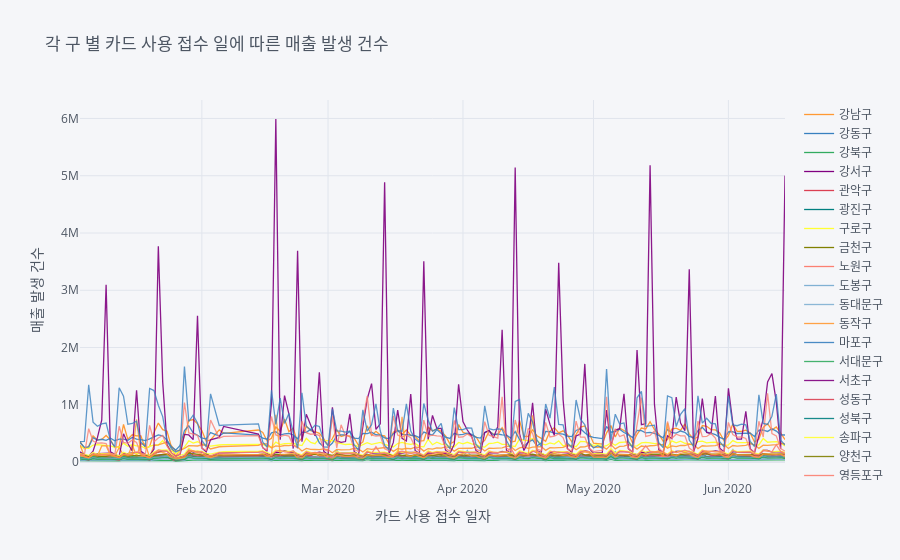

Here is the notebook cell this chart was saved with:
### Code cell
# x축 : 카드 사용 접수 월 > 1~6월
# y축 : 카드사용 월 별 각 구의 매출 발생 건수

card_gu_pivot2.iplot(kind='line', xTitle="카드 사용 접수 일자", yTitle="매출 발생 건수", title="각 구 별 카드 사용 접수 일에 따른 매출 발생 건수")

### Figure 1 — Plotly figure (JSON) as saved in the notebook; plotly's stock layout.template omitted (floating-point values rounded to 4 significant figures; data arrays with more than 128 entries replaced by an {"elided": "..."} marker saying what was removed)
{"data": [{"line": {"color": "rgba(255, 153, 51, 1.0)", "dash": "solid", "shape": "linear", "width": 1.3}, "mode": "lines", "name": "강남구", "text": "", "type": "scatter", "x": {"elided": "155 str values"}, "y": {"elided": "155 int values"}}, {"line": {"color": "rgba(55, 128, 191, 1.0)", "dash": "solid", "shape": "linear", "width": 1.3}, "mode": "lines", "name": "강동구", "text": "", "type": "scatter", "x": {"elided": "155 str values"}, "y": {"elided": "155 int values"}}, {"line": {"color": "rgba(50, 171, 96, 1.0)", "dash": "solid", "shape": "linear", "width": 1.3}, "mode": "lines", "name": "강북구", "text": "", "type": "scatter", "x": {"elided": "155 str values"}, "y": {"elided": "155 int values"}}, {"line": {"color": "rgba(128, 0, 128, 1.0)", "dash": "solid", "shape": "linear", "width": 1.3}, "mode": "lines", "name": "강서구", "text": "", "type": "scatter", "x": {"elided": "155 str values"}, "y": {"elided": "155 int values"}}, {"line": {"color": "rgba(219, 64, 82, 1.0)", "dash": "solid", "shape": "linear", "width": 1.3}, "mode": "lines", "name": "관악구", "text": "", "type": "scatter", "x": {"elided": "155 str values"}, "y": {"elided": "155 int values"}}, {"line": {"color": "rgba(0, 128, 128, 1.0)", "dash": "solid", "shape": "linear", "width": 1.3}, "mode": "lines", "name": "광진구", "text": "", "type": "scatter", "x": {"elided": "155 str values"}, "y": {"elided": "155 int values"}}, {"line": {"color": "rgba(255, 255, 51, 1.0)", "dash": "solid", "shape": "linear", "width": 1.3}, "mode": "lines", "name": "구로구", "text": "", "type": "scatter", "x": {"elided": "155 str values"}, "y": {"elided": "155 int values"}}, {"line": {"color": "rgba(128, 128, 0, 1.0)", "dash": "solid", "shape": "linear", "width": 1.3}, "mode": "lines", "name": "금천구", "text": "", "type": "scatter", "x": {"elided": "155 str values"}, "y": {"elided": "155 int values"}}, {"line": {"color": "rgba(251, 128, 114, 1.0)", "dash": "solid", "shape": "linear", "width": 1.3}, "mode": "lines", "name": "노원구", "text": "", "type": "scatter", "x": {"elided": "155 str values"}, "y": {"elided": "155 int values"}}, {"line": {"color": "rgba(128, 177, 211, 1.0)", "dash": "solid", "shape": "linear", "width": 1.3}, "mode": "lines", "name": "도봉구", "text": "", "type": "scatter", "x": {"elided": "155 str values"}, "y": {"elided": "155 int values"}}, {"line": {"color": "rgba(128, 177, 211, 0.8999999999999999)", "dash": "solid", "shape": "linear", "width": 1.3}, "mode": "lines", "name": "동대문구", "text": "", "type": "scatter", "x": {"elided": "155 str values"}, "y": {"elided": "155 int values"}}, {"line": {"color": "rgba(255, 153, 51, 0.8999999999999999)", "dash": "solid", "shape": "linear", "width": 1.3}, "mode": "lines", "name": "동작구", "text": "", "type": "scatter", "x": {"elided": "155 str values"}, "y": {"elided": "155 int values"}}, {"line": {"color": "rgba(55, 128, 191, 0.8999999999999999)", "dash": "solid", "shape": "linear", "width": 1.3}, "mode": "lines", "name": "마포구", "text": "", "type": "scatter", "x": {"elided": "155 str values"}, "y": {"elided": "155 int values"}}, {"line": {"color": "rgba(50, 171, 96, 0.8999999999999999)", "dash": "solid", "shape": "linear", "width": 1.3}, "mode": "lines", "name": "서대문구", "text": "", "type": "scatter", "x": {"elided": "155 str values"}, "y": {"elided": "155 int values"}}, {"line": {"color": "rgba(128, 0, 128, 0.8999999999999999)", "dash": "solid", "shape": "linear", "width": 1.3}, "mode": "lines", "name": "서초구", "text": "", "type": "scatter", "x": {"elided": "155 str values"}, "y": {"elided": "155 int values"}}, {"line": {"color": "rgba(219, 64, 82, 0.8999999999999999)", "dash": "solid", "shape": "linear", "width": 1.3}, "mode": "lines", "name": "성동구", "text": "", "type": "scatter", "x": {"elided": "155 str values"}, "y": {"elided": "155 int values"}}, {"line": {"color": "rgba(0, 128, 128, 0.8999999999999999)", "dash": "solid", "shape": "linear", "width": 1.3}, "mode": "lines", "name": "성북구", "text": "", "type": "scatter", "x": {"elided": "155 str values"}, "y": {"elided": "155 int values"}}, {"line": {"color": "rgba(255, 255, 51, 0.8999999999999999)", "dash": "solid", "shape": "linear", "width": 1.3}, "mode": "lines", "name": "송파구", "text": "", "type": "scatter", "x": {"elided": "155 str values"}, "y": {"elided": "155 int values"}}, {"line": {"color": "rgba(128, 128, 0, 0.8999999999999999)", "dash": "solid", "shape": "linear", "width": 1.3}, "mode": "lines", "name": "양천구", "text": "", "type": "scatter", "x": {"elided": "155 str values"}, "y": {"elided": "155 int values"}}, {"line": {"color": "rgba(251, 128, 114, 0.8999999999999999)", "dash": "solid", "shape": "linear", "width": 1.3}, "mode": "lines", "name": "영등포구", "text": "", "type": "scatter", "x": {"elided": "155 str values"}, "y": {"elided": "155 int values"}}, {"line": {"color": "rgba(251, 128, 114, 0.7999999999999998)", "dash": "solid", "shape": "linear", "width": 1.3}, "mode": "lines", "name": "용산구", "text": "", "type": "scatter", "x": {"elided": "155 str values"}, "y": {"elided": "155 int values"}}, {"line": {"color": "rgba(128, 177, 211, 0.7999999999999998)", "dash": "solid", "shape": "linear", "width": 1.3}, "mode": "lines", "name": "은평구", "text": "", "type": "scatter", "x": {"elided": "155 str values"}, "y": {"elided": "155 int values"}}, {"line": {"color": "rgba(255, 153, 51, 0.7999999999999998)", "dash": "solid", "shape": "linear", "width": 1.3}, "mode": "lines", "name": "종로구", "text": "", "type": "scatter", "x": {"elided": "155 str values"}, "y": {"elided": "155 int values"}}, {"line": {"color": "rgba(55, 128, 191, 0.7999999999999998)", "dash": "solid", "shape": "linear", "width": 1.3}, "mode": "lines", "name": "중구", "text": "", "type": "scatter", "x": {"elided": "155 str values"}, "y": {"elided": "155 int values"}}, {"line": {"color": "rgba(50, 171, 96, 0.7999999999999998)", "dash": "solid", "shape": "linear", "width": 1.3}, "mode": "lines", "name": "중랑구", "text": "", "type": "scatter", "x": {"elided": "155 str values"}, "y": {"elided": "155 int values"}}], "layout": {"legend": {"bgcolor": "#F5F6F9", "font": {"color": "#4D5663"}}, "paper_bgcolor": "#F5F6F9", "plot_bgcolor": "#F5F6F9", "title": {"font": {"color": "#4D5663"}, "text": "각 구 별 카드 사용 접수 일에 따른 매출 발생 건수"}, "xaxis": {"gridcolor": "#E1E5ED", "showgrid": true, "tickfont": {"color": "#4D5663"}, "title": {"font": {"color": "#4D5663"}, "text": "카드 사용 접수 일자"}, "zerolinecolor": "#E1E5ED"}, "yaxis": {"gridcolor": "#E1E5ED", "showgrid": true, "tickfont": {"color": "#4D5663"}, "title": {"font": {"color": "#4D5663"}, "text": "매출 발생 건수"}, "zerolinecolor": "#E1E5ED"}}}
